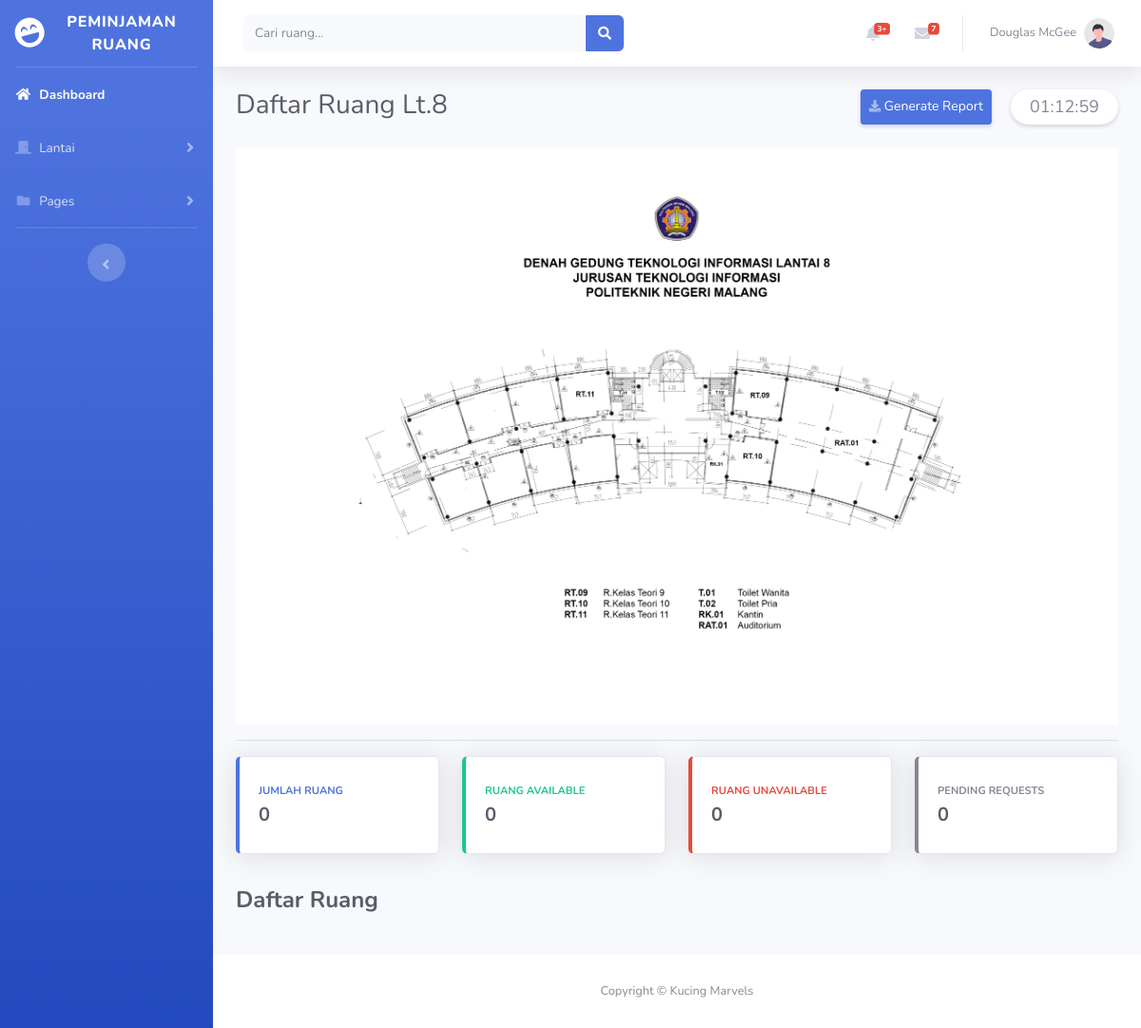
The page /bootstrap/Dashboard_2.php on the database as committed earlier.
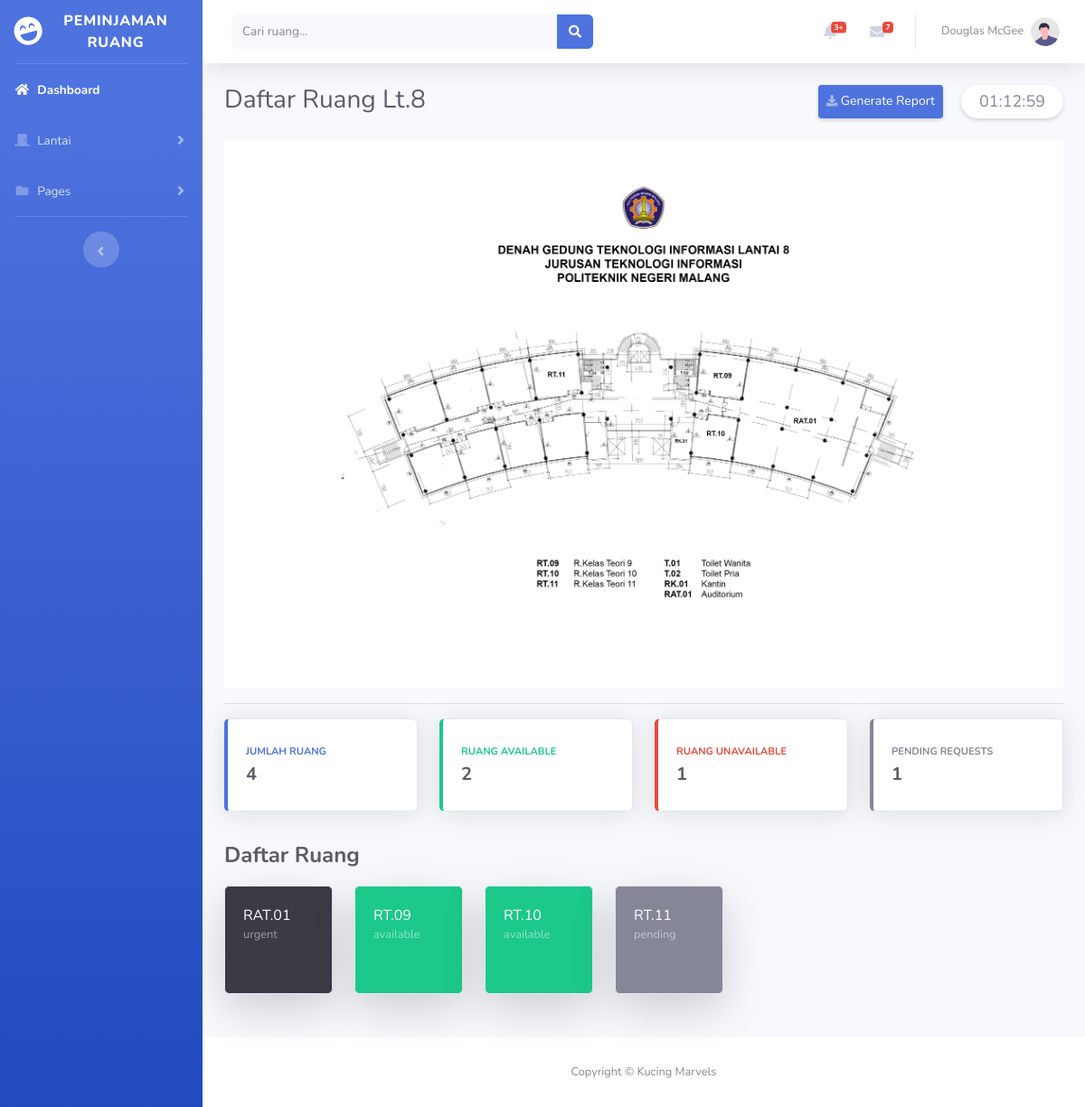
The same page on the database as committed later.
### tables this page shows
CREATE TABLE `ruang` (
  `id_ruang` varchar(11) NOT NULL,
  `nama_ruang` varchar(50) NOT NULL,
  `keterangan` varchar(500) NOT NULL,
  `status` enum('available','unavailable','pending','urgent') NOT NULL,
  `lantai` int(11) NOT NULL
);

### bootstrap/Dashboard_2.php (the view, shortened to what the changed rows need)
<!DOCTYPE html>
<html lang="en">
<head>
    <link href="vendor/fontawesome-free/css/all.min.css" rel="stylesheet" type="text/css">
    <link href="css/sb-admin-2.min.css" rel="stylesheet">
</head>
<body id="page-top">
    <?php
    include('php/koneksi.php');
    ?>
    <div id="wrapper">
        <div id="content-wrapper" class="d-flex flex-column">
            <div id="content">
                <div class="container-fluid">
                    <div>
                        <div class="row">
                            <div class="col-sm-6 mb-4">
                                <h1 class="h3 mb-0 text-gray-800">Daftar Ruang Lt.8</h1>
                            </div>
                        </div>
                    </div>
                        <?php
                        include('php/search.php');
                        ?>
                    <div class="row">
                        <div class="col-xl-3 col-md-6 mb-4" style="cursor: default;">
                            <div class="card border-left-primary shadow h-100 py-2">
                                <div class="card-body">
                                    <div class="row no-gutters align-items-center">
                                        <div class="col mr-2">
                                            <div class="text-xs font-weight-bold text-primary text-uppercase mb-1">
                                                Jumlah Ruang</div>
                                            <div class="h5 mb-0 font-weight-bold text-gray-800">
                                                <?php
                                                $queryCountJumlahRuang = "SELECT COUNT(id_ruang) AS jmlRuang FROM ruang WHERE lantai=8";
                                                $resultJumlahRuang = mysqli_query($koneksi, $queryCountJumlahRuang);
                                                while ($count = mysqli_fetch_array($resultJumlahRuang)) {
                                                    $jumlahRuang = $count["jmlRuang"];
                                                    echo $jumlahRuang;
                                                }
                                                ?>
                                            </div>
                                        </div>
                                    </div>
                                </div>
                            </div>
                        </div>
                        <div class="col-xl-3 col-md-6 mb-4" style="cursor: default;">
                            <div class="card border-left-success shadow h-100 py-2">
                                <div class="card-body">
                                    <div class="row no-gutters align-items-center">
                                        <div class="col mr-2">
                                            <div class="text-xs font-weight-bold text-success text-uppercase mb-1">
                                                Ruang Available</div>
                                            <div class="h5 mb-0 font-weight-bold text-gray-800">
                                                <?php
                                                $queryCountRuangAvail = "SELECT COUNT(id_ruang) AS jmlRuangAvail FROM ruang WHERE lantai=8 AND status='available'";
                                                $resultJumlahRuangAvail = mysqli_query($koneksi, $queryCountRuangAvail);
                                                while ($countRA = mysqli_fetch_array($resultJumlahRuangAvail)) {
                                                    $jumlahRA = $countRA["jmlRuangAvail"];
                                                    echo $jumlahRA;
                                                }
                                                ?>
                                            </div>
                                        </div>
                                    </div>
                                </div>
                            </div>
                        </div>
                        <div class="col-xl-3 col-md-6 mb-4" style="cursor: default;">
                            <div class="card border-left-danger shadow h-100 py-2">
                                <div class="card-body">
                                    <div class="row no-gutters align-items-center">
                                        <div class="col mr-2">
                                            <div class="text-xs font-weight-bold text-danger text-uppercase mb-1">Ruang
                                                Unavailable</div>
                                            <div class="h5 mb-0 font-weight-bold text-gray-800">
                                                <?php
                                                $queryCountRuangUnavail = "SELECT COUNT(id_ruang) AS jmlRuangUnavail FROM ruang WHERE lantai=8 AND (status='unavailable'OR status='urgent')";
                                                $resultJumlahRuangUnavail = mysqli_query($koneksi, $queryCountRuangUnavail);
                                                while ($countRU = mysqli_fetch_array($resultJumlahRuangUnavail)) {
                                                    $jumlahRU = $countRU["jmlRuangUnavail"];
                                                    echo $jumlahRU;
                                                }
                                                ?>
                                            </div>
                                        </div>
                                    </div>
                                </div>
                            </div>
                        </div>
                        <div class="col-xl-3 col-md-6 mb-4" style="cursor: default;">
                            <div class="card border-left-secondary shadow h-100 py-2">
                                <div class="card-body">
                                    <div class="row no-gutters align-items-center">
                                        <div class="col mr-2">
                                            <div class="text-xs font-weight-bold text-secondary text-uppercase mb-1">
                                                Pending Requests</div>
                                            <div class="h5 mb-0 font-weight-bold text-gray-800">
                                                <?php
                                                $queryCountRuangPending = "SELECT COUNT(id_ruang) AS jmlRuangPend FROM ruang WHERE lantai=8 AND status='pending'";
                                                $resultJumlahRuangPending = mysqli_query($koneksi, $queryCountRuangPending);
                                                while ($countP = mysqli_fetch_array($resultJumlahRuangPending)) {
                                                    $jumlahP = $countP["jmlRuangPend"];
                                                    echo $jumlahP;
                                                }
                                                ?>
                                            </div>
                                        </div>
                                    </div>
                                </div>
                            </div>
                        </div>
                    </div>
                    <div class="row">
                        <?php
                        $query = "SELECT nama_ruang,status FROM ruang WHERE lantai = 8 order by nama_ruang asc";
                        $result = mysqli_query($koneksi, $query);
                        if (mysqli_num_rows($result) > 0) {
                            while ($row = mysqli_fetch_array($result)) {
                                $status = $row["status"];
                                switch ($status) {
                                    case 'available':
                                        $bg_color = 'bg-success';
                                        break;
                                    case 'pending':
                                        $bg_color = 'bg-secondary';
                                        break;
                                    case 'urgent':
                                        $bg_color = 'bg-gray-900';
                                        break;
                                }
                                echo '<div class="col-auto mb-4">' .
                                    '<div class="card ' . $bg_color . ' text-white shadow-lg" style="width: 120px; height: 120px; cursor: pointer;" onclick="cardClicked()">' .
                                    '<div class="card-body">' .
                                    $row["nama_ruang"] .
                                    '<div class="text-white-50 small">' . $row["status"] . '</div>' .
                                    '</div>' .
                                    '</div>' .
                                    '</div>';
                            }
                        }
                        ?>
                    </div>
                </div>
            </div>
        </div>
</body>
</html>

Rows that differ between the two databases and show on the page:
added ruang: nama_ruang "RAT.01", status "urgent"
added ruang: nama_ruang "RT.09", status "available"
added ruang: nama_ruang "RT.10", status "available"
added ruang: nama_ruang "RT.11", status "pending"
Other text that changed with them:
new list line: "4"
new list line: "2"
new list line: "1"
list line gone: "0"
